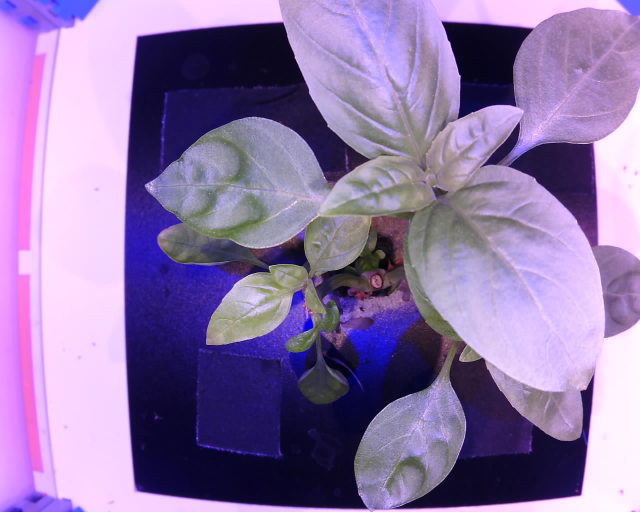
#> input picture images/ACE4.png, 1280 x 1024 px, found by its file name (shown at 1/2 size)
$ python image_test.py   (older library calls are emulated)
#> lines starting #> are read from the running program, lines starting #| are printed output that depends on the picture
#!/usr/bin/env python3.6

# https://pillow.readthedocs.io/en/3.1.x/reference/Image.html

# images/ACE4.png is 1280x1024 pixels, 96 DPI

import os
from PIL import Image

def resize(input_file, output_file, size=None) -> None:
#> called with input_file = 'images/ACE4.png', output_file = 'images/ACE4_med.png'
    try:
        img = Image.open(input_file)
#> img is the input picture: PIL image 1280x1024 RGB; mean R, G, B 142.5, 118.9, 168.1
        if size is None:
            # halves each dimension
            size = int(img.size[0] / 2), int(img.size[1] / 2)
#> size = (640, 512)
        print(f'Resized {img.size} {input_file} to {size} {output_file}')
#| Resized (1280, 1024) images/ACE4.png to (640, 512) images/ACE4_med.png
        img.thumbnail(size, Image.ANTIALIAS)
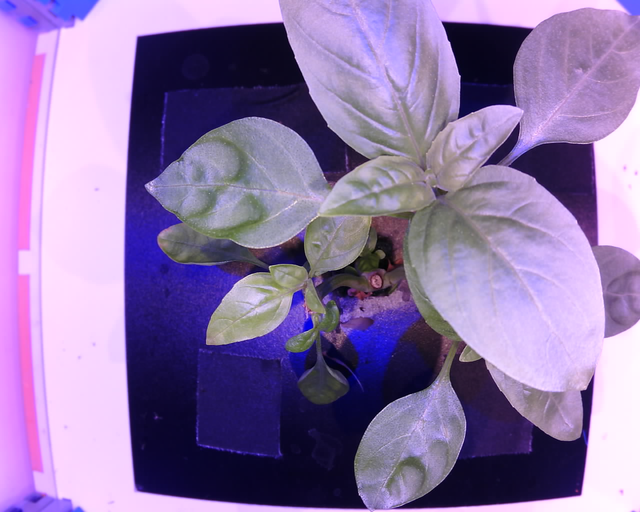
#> img: PIL image 640x512 RGB; mean R, G, B 142.5, 118.9, 168.1
        img.save(output_file)  #, "PNG")
    except Exception as e:
        print(f'Error {e}')

input_file = 'images/ACE4.png'
if_split = os.path.splitext(input_file)
med_file = if_split[0] + '_med' + if_split[1]
thumb_file = if_split[0] + '_thumb' + if_split[1]

resize(input_file, med_file)
resize(input_file, thumb_file, (128, 128))
#> call 2 of resize, with input_file = 'images/ACE4.png', output_file = 'images/ACE4_thumb.png', size = (128, 128)
#| Resized (1280, 1024) images/ACE4.png to (128, 128) images/ACE4_thumb.png
#> in resize (call 2), `img.thumbnail(size, Image.ANTIALIAS)`:
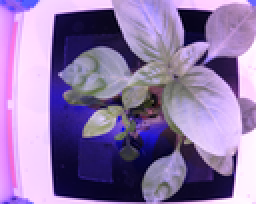
#> img: PIL image 128x102 RGB (shown 2 times larger); mean R, G, B 142.3, 118.8, 167.9
